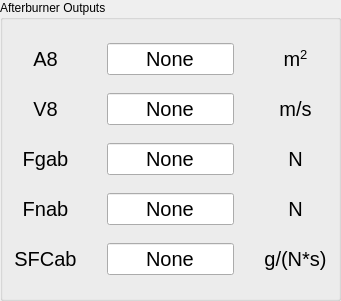
    <widget class="QGroupBox" name="groupBox_11">
     <property name="geometry">
      <rect>
       <x>540</x>
       <y>440</y>
       <width>341</width>
       <height>301</height>
      </rect>
     </property>
     <property name="title">
      <string>Afterburner Outputs</string>
     </property>
     <layout class="QGridLayout" name="gridLayout_2">
      <property name="horizontalSpacing">
       <number>30</number>
      </property>
      <item row="1" column="0">
       <widget class="QLabel" name="label_30">
        <property name="font">
         <font>
          <pointsize>15</pointsize>
         </font>
        </property>
        <property name="text">
         <string>V8</string>
        </property>
        <property name="alignment">
         <set>Qt::AlignCenter</set>
        </property>
       </widget>
      </item>
      <item row="0" column="0">
       <widget class="QLabel" name="label_28">
        <property name="font">
         <font>
          <pointsize>15</pointsize>
         </font>
        </property>
        <property name="text">
         <string>A8</string>
        </property>
        <property name="alignment">
         <set>Qt::AlignCenter</set>
        </property>
       </widget>
      </item>
      <item row="0" column="1">
       <widget class="QLineEdit" name="lineEdit_14">
        <property name="enabled">
         <bool>true</bool>
        </property>
        <property name="font">
         <font>
          <pointsize>15</pointsize>
         </font>
        </property>
        <property name="text">
         <string>None</string>
        </property>
        <property name="alignment">
         <set>Qt::AlignCenter</set>
        </property>
       </widget>
      </item>
      <item row="0" column="2">
       <widget class="QLabel" name="label_29">
        <property name="font">
         <font>
          <pointsize>15</pointsize>
         </font>
        </property>
        <property name="text">
         <string>&lt;html&gt;&lt;head/&gt;&lt;body&gt;&lt;p&gt;m&lt;span style=&quot; vertical-align:super;&quot;&gt;2&lt;/span&gt;&lt;/p&gt;&lt;/body&gt;&lt;/html&gt;</string>
        </property>
        <property name="alignment">
         <set>Qt::AlignCenter</set>
        </property>
       </widget>
      </item>
      <item row="4" column="1">
       <widget class="QLineEdit" name="lineEdit_37">
        <property name="enabled">
         <bool>true</bool>
        </property>
        <property name="font">
         <font>
          <pointsize>15</pointsize>
         </font>
        </property>
        <property name="text">
         <string>None</string>
        </property>
        <property name="alignment">
         <set>Qt::AlignCenter</set>
        </property>
       </widget>
      </item>
      <item row="4" column="2">
       <widget class="QLabel" name="label_70">
        <property name="font">
         <font>
          <pointsize>15</pointsize>
         </font>
        </property>
        <property name="text">
         <string>g/(N*s)</string>
        </property>
        <property name="alignment">
         <set>Qt::AlignCenter</set>
        </property>
       </widget>
      </item>
      <item row="4" column="0">
       <widget class="QLabel" name="label_69">
        <property name="font">
         <font>
          <pointsize>15</pointsize>
         </font>
        </property>
        <property name="text">
         <string>SFCab</string>
        </property>
        <property name="alignment">
         <set>Qt::AlignCenter</set>
        </property>
       </widget>
      </item>
      <item row="3" column="0">
       <widget class="QLabel" name="label_67">
        <property name="font">
         <font>
          <pointsize>15</pointsize>
         </font>
        </property>
        <property name="text">
         <string>Fnab</string>
        </property>
        <property name="alignment">
         <set>Qt::AlignCenter</set>
        </property>
       </widget>
      </item>
      <item row="2" column="2">
       <widget class="QLabel" name="label_66">
        <property name="font">
         <font>
          <pointsize>15</pointsize>
         </font>
        </property>
        <property name="text">
         <string>N</string>
        </property>
        <property name="alignment">
         <set>Qt::AlignCenter</set>
        </property>
       </widget>
      </item>
      <item row="3" column="2">
       <widget class="QLabel" name="label_68">
        <property name="font">
         <font>
          <pointsize>15</pointsize>
         </font>
        </property>
        <property name="text">
         <string>N</string>
        </property>
        <property name="alignment">
         <set>Qt::AlignCenter</set>
        </property>
       </widget>
      </item>
      <item row="3" column="1">
       <widget class="QLineEdit" name="lineEdit_17">
        <property name="enabled">
         <bool>true</bool>
        </property>
        <property name="font">
         <font>
          <pointsize>15</pointsize>
         </font>
        </property>
        <property name="text">
         <string>None</string>
        </property>
        <property name="alignment">
         <set>Qt::AlignCenter</set>
        </property>
       </widget>
      </item>
      <item row="2" column="1">
       <widget class="QLineEdit" name="lineEdit_16">
        <property name="enabled">
         <bool>true</bool>
        </property>
        <property name="font">
         <font>
          <pointsize>15</pointsize>
         </font>
        </property>
        <property name="text">
         <string>None</string>
        </property>
        <property name="alignment">
         <set>Qt::AlignCenter</set>
        </property>
       </widget>
      </item>
      <item row="2" column="0">
       <widget class="QLabel" name="label_65">
        <property name="font">
         <font>
          <pointsize>15</pointsize>
         </font>
        </property>
        <property name="text">
         <string>Fgab</string>
        </property>
        <property name="alignment">
         <set>Qt::AlignCenter</set>
        </property>
       </widget>
      </item>
      <item row="1" column="2">
       <widget class="QLabel" name="label_31">
        <property name="font">
         <font>
          <pointsize>15</pointsize>
         </font>
        </property>
        <property name="text">
         <string>m/s</string>
        </property>
        <property name="alignment">
         <set>Qt::AlignCenter</set>
        </property>
       </widget>
      </item>
      <item row="1" column="1">
       <widget class="QLineEdit" name="lineEdit_15">
        <property name="enabled">
         <bool>true</bool>
        </property>
        <property name="font">
         <font>
          <pointsize>15</pointsize>
         </font>
        </property>
        <property name="text">
         <string>None</string>
        </property>
        <property name="alignment">
         <set>Qt::AlignCenter</set>
        </property>
       </widget>
      </item>
     </layout>
    </widget>
